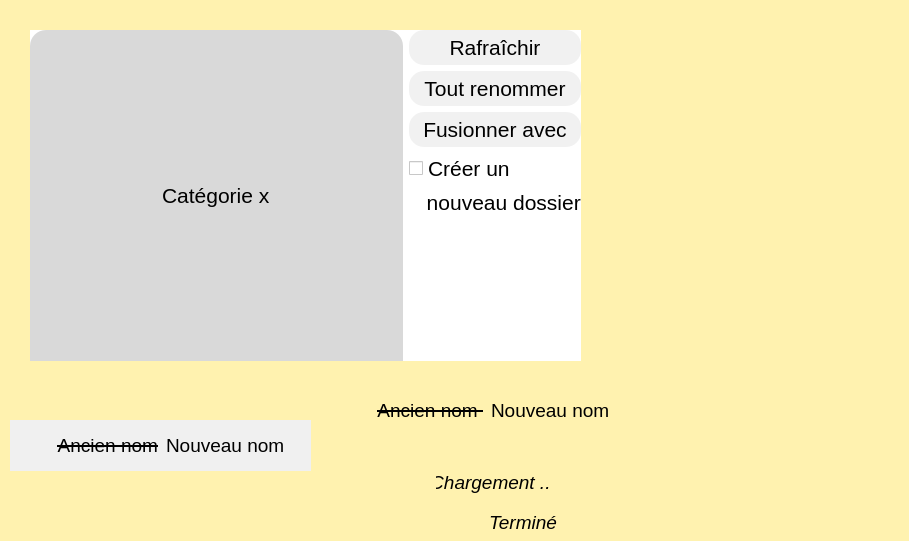
<?xml version="1.0" encoding="UTF-8"?>
<ui version="4.0">
 <class>home</class>
 <widget class="QWidget" name="home">
  <property name="geometry">
   <rect>
    <x>0</x>
    <y>0</y>
    <width>909</width>
    <height>541</height>
   </rect>
  </property>
  <property name="windowTitle">
   <string>Template</string>
  </property>
  <property name="windowIcon">
   <iconset>
    <normaloff>:/newPrefix/template_icon.png</normaloff>:/newPrefix/template_icon.png</iconset>
  </property>
  <layout class="QVBoxLayout" name="verticalLayout" stretch="0">
   <property name="spacing">
    <number>0</number>
   </property>
   <property name="leftMargin">
    <number>0</number>
   </property>
   <property name="topMargin">
    <number>0</number>
   </property>
   <property name="rightMargin">
    <number>0</number>
   </property>
   <property name="bottomMargin">
    <number>0</number>
   </property>
   <item>
    <widget class="QWidget" name="Awidget" native="true">
     <property name="styleSheet">
      <string notr="true">background-color: rgb(255, 0, 0);
background-color: rgb(255, 242, 175);</string>
     </property>
     <widget class="QWidget" name="categoryGroup" native="true">
      <property name="geometry">
       <rect>
        <x>30</x>
        <y>30</y>
        <width>551</width>
        <height>331</height>
       </rect>
      </property>
      <property name="sizePolicy">
       <sizepolicy hsizetype="Preferred" vsizetype="Preferred">
        <horstretch>0</horstretch>
        <verstretch>0</verstretch>
       </sizepolicy>
      </property>
      <property name="minimumSize">
       <size>
        <width>0</width>
        <height>0</height>
       </size>
      </property>
      <property name="styleSheet">
       <string notr="true">background-color: rgb(255, 255, 255);</string>
      </property>
      <layout class="QHBoxLayout" name="horizontalLayout_5" stretch="1,0">
       <item>
        <widget class="QWidget" name="categoryEntity" native="true">
         <property name="styleSheet">
          <string notr="true"/>
         </property>
         <layout class="QVBoxLayout" name="categoryLayout" stretch="0">
          <property name="spacing">
           <number>0</number>
          </property>
          <property name="sizeConstraint">
           <enum>QLayout::SetNoConstraint</enum>
          </property>
          <property name="leftMargin">
           <number>0</number>
          </property>
          <property name="topMargin">
           <number>0</number>
          </property>
          <property name="rightMargin">
           <number>0</number>
          </property>
          <property name="bottomMargin">
           <number>0</number>
          </property>
          <item>
           <widget class="QWidget" name="categoryContainer" native="true">
            <property name="styleSheet">
             <string notr="true"/>
            </property>
            <layout class="QVBoxLayout" name="verticalLayout_3">
             <property name="spacing">
              <number>0</number>
             </property>
             <property name="sizeConstraint">
              <enum>QLayout::SetMinAndMaxSize</enum>
             </property>
             <property name="leftMargin">
              <number>0</number>
             </property>
             <property name="topMargin">
              <number>0</number>
             </property>
             <property name="rightMargin">
              <number>0</number>
             </property>
             <property name="bottomMargin">
              <number>0</number>
             </property>
             <item>
              <widget class="QLineEdit" name="category">
               <property name="sizePolicy">
                <sizepolicy hsizetype="Minimum" vsizetype="Minimum">
                 <horstretch>12</horstretch>
                 <verstretch>32</verstretch>
                </sizepolicy>
               </property>
               <property name="minimumSize">
                <size>
                 <width>0</width>
                 <height>70</height>
                </size>
               </property>
               <property name="font">
                <font>
                 <pointsize>16</pointsize>
                </font>
               </property>
               <property name="styleSheet">
                <string notr="true">background-color: rgb(217, 217, 217);
border: none;
border-top-right-radius: 16%;
border-top-left-radius: 16%;</string>
               </property>
               <property name="text">
                <string>Catégorie x</string>
               </property>
               <property name="alignment">
                <set>Qt::AlignCenter</set>
               </property>
              </widget>
             </item>
            </layout>
           </widget>
          </item>
         </layout>
        </widget>
       </item>
       <item>
        <layout class="QVBoxLayout" name="categoryMenu" stretch="0,0,0,0,0">
         <item>
          <widget class="QPushButton" name="refresh">
           <property name="sizePolicy">
            <sizepolicy hsizetype="Minimum" vsizetype="Minimum">
             <horstretch>0</horstretch>
             <verstretch>0</verstretch>
            </sizepolicy>
           </property>
           <property name="font">
            <font>
             <pointsize>16</pointsize>
            </font>
           </property>
           <property name="styleSheet">
            <string notr="true">background-color: rgb(241, 241, 241);
border: none;
border-radius: 15%;padding: 5%;</string>
           </property>
           <property name="text">
            <string>Rafraîchir</string>
           </property>
          </widget>
         </item>
         <item>
          <widget class="QPushButton" name="renameAll">
           <property name="sizePolicy">
            <sizepolicy hsizetype="Minimum" vsizetype="Minimum">
             <horstretch>0</horstretch>
             <verstretch>0</verstretch>
            </sizepolicy>
           </property>
           <property name="font">
            <font>
             <pointsize>16</pointsize>
            </font>
           </property>
           <property name="styleSheet">
            <string notr="true">background-color: rgb(241, 241, 241);
border: none;
border-radius: 15%;padding: 5%;</string>
           </property>
           <property name="text">
            <string>Tout renommer</string>
           </property>
          </widget>
         </item>
         <item>
          <widget class="QPushButton" name="fuseWith">
           <property name="sizePolicy">
            <sizepolicy hsizetype="Minimum" vsizetype="Minimum">
             <horstretch>0</horstretch>
             <verstretch>0</verstretch>
            </sizepolicy>
           </property>
           <property name="font">
            <font>
             <pointsize>16</pointsize>
            </font>
           </property>
           <property name="styleSheet">
            <string notr="true">background-color: rgb(241, 241, 241);
border: none;
border-radius: 15%;padding: 5%;</string>
           </property>
           <property name="text">
            <string>Fusionner avec</string>
           </property>
          </widget>
         </item>
         <item>
          <layout class="QVBoxLayout" name="verticalLayout_4">
           <item>
            <widget class="QCheckBox" name="createNewFolder">
             <property name="font">
              <font>
               <pointsize>16</pointsize>
              </font>
             </property>
             <property name="text">
              <string>Créer un</string>
             </property>
            </widget>
           </item>
           <item>
            <widget class="QPushButton" name="createNewFolderFollow">
             <property name="font">
              <font>
               <pointsize>16</pointsize>
              </font>
             </property>
             <property name="styleSheet">
              <string notr="true">border: none;</string>
             </property>
             <property name="text">
              <string>   nouveau dossier</string>
             </property>
            </widget>
           </item>
          </layout>
         </item>
         <item>
          <spacer name="verticalSpacer">
           <property name="orientation">
            <enum>Qt::Vertical</enum>
           </property>
           <property name="sizeHint" stdset="0">
            <size>
             <width>20</width>
             <height>40</height>
            </size>
           </property>
          </spacer>
         </item>
        </layout>
       </item>
      </layout>
     </widget>
     <widget class="QWidget" name="oddContainer" native="true">
      <property name="geometry">
       <rect>
        <x>310</x>
        <y>380</y>
        <width>351</width>
        <height>61</height>
       </rect>
      </property>
      <property name="minimumSize">
       <size>
        <width>0</width>
        <height>50</height>
       </size>
      </property>
      <property name="styleSheet">
       <string notr="true">border: none;</string>
      </property>
      <layout class="QHBoxLayout" name="horizontalLayout_4" stretch="1,1">
       <item>
        <widget class="QLabel" name="oddOldName">
         <property name="sizePolicy">
          <sizepolicy hsizetype="Ignored" vsizetype="Preferred">
           <horstretch>0</horstretch>
           <verstretch>0</verstretch>
          </sizepolicy>
         </property>
         <property name="font">
          <font>
           <pointsize>14</pointsize>
           <strikeout>true</strikeout>
          </font>
         </property>
         <property name="styleSheet">
          <string notr="true">text-decoration: line-through;</string>
         </property>
         <property name="text">
          <string>&lt;html&gt;&lt;head/&gt;&lt;body&gt;&lt;p&gt;Ancien nom &lt;/p&gt;&lt;/body&gt;&lt;/html&gt;</string>
         </property>
         <property name="alignment">
          <set>Qt::AlignRight|Qt::AlignTrailing|Qt::AlignVCenter</set>
         </property>
         <property name="wordWrap">
          <bool>true</bool>
         </property>
        </widget>
       </item>
       <item>
        <widget class="QLineEdit" name="oddNewName">
         <property name="font">
          <font>
           <pointsize>14</pointsize>
          </font>
         </property>
         <property name="styleSheet">
          <string notr="true">border: none;
background: transparent;</string>
         </property>
         <property name="text">
          <string>Nouveau nom</string>
         </property>
        </widget>
       </item>
      </layout>
     </widget>
     <widget class="QWidget" name="evenContainer" native="true">
      <property name="geometry">
       <rect>
        <x>10</x>
        <y>420</y>
        <width>301</width>
        <height>51</height>
       </rect>
      </property>
      <property name="minimumSize">
       <size>
        <width>0</width>
        <height>50</height>
       </size>
      </property>
      <property name="styleSheet">
       <string notr="true">background-color: rgb(240, 240, 240);</string>
      </property>
      <layout class="QHBoxLayout" name="horizontalLayout_2" stretch="1,1">
       <item>
        <widget class="QLabel" name="evenOldName">
         <property name="sizePolicy">
          <sizepolicy hsizetype="Ignored" vsizetype="Preferred">
           <horstretch>0</horstretch>
           <verstretch>0</verstretch>
          </sizepolicy>
         </property>
         <property name="font">
          <font>
           <pointsize>14</pointsize>
           <strikeout>true</strikeout>
          </font>
         </property>
         <property name="styleSheet">
          <string notr="true">text-decoration: line-through;</string>
         </property>
         <property name="text">
          <string>&lt;html&gt;&lt;head/&gt;&lt;body&gt;&lt;p&gt;Ancien nom&lt;/p&gt;&lt;/body&gt;&lt;/html&gt;</string>
         </property>
         <property name="alignment">
          <set>Qt::AlignRight|Qt::AlignTrailing|Qt::AlignVCenter</set>
         </property>
         <property name="wordWrap">
          <bool>true</bool>
         </property>
        </widget>
       </item>
       <item>
        <widget class="QLineEdit" name="evenNewName">
         <property name="font">
          <font>
           <pointsize>14</pointsize>
          </font>
         </property>
         <property name="styleSheet">
          <string notr="true">border: none;
background: transparent;</string>
         </property>
         <property name="text">
          <string>Nouveau nom</string>
         </property>
        </widget>
       </item>
      </layout>
     </widget>
     <widget class="QWidget" name="loadSpinner" native="true">
      <property name="geometry">
       <rect>
        <x>400</x>
        <y>470</y>
        <width>150</width>
        <height>25</height>
       </rect>
      </property>
      <property name="minimumSize">
       <size>
        <width>0</width>
        <height>0</height>
       </size>
      </property>
      <property name="maximumSize">
       <size>
        <width>150</width>
        <height>25</height>
       </size>
      </property>
      <layout class="QHBoxLayout" name="horizontalLayout" stretch="1,3">
       <property name="leftMargin">
        <number>10</number>
       </property>
       <property name="topMargin">
        <number>0</number>
       </property>
       <property name="rightMargin">
        <number>0</number>
       </property>
       <property name="bottomMargin">
        <number>0</number>
       </property>
       <item>
        <widget class="QLabel" name="loader">
         <property name="maximumSize">
          <size>
           <width>20</width>
           <height>16777215</height>
          </size>
         </property>
         <property name="styleSheet">
          <string notr="true"/>
         </property>
         <property name="text">
          <string/>
         </property>
        </widget>
       </item>
       <item>
        <widget class="QLabel" name="operating">
         <property name="sizePolicy">
          <sizepolicy hsizetype="Ignored" vsizetype="Preferred">
           <horstretch>0</horstretch>
           <verstretch>0</verstretch>
          </sizepolicy>
         </property>
         <property name="font">
          <font>
           <pointsize>14</pointsize>
           <italic>true</italic>
           <underline>false</underline>
           <strikeout>false</strikeout>
          </font>
         </property>
         <property name="styleSheet">
          <string notr="true">text-decoration: none;font-style: italic;</string>
         </property>
         <property name="text">
          <string>Chargement ...</string>
         </property>
         <property name="alignment">
          <set>Qt::AlignCenter</set>
         </property>
         <property name="wordWrap">
          <bool>false</bool>
         </property>
        </widget>
       </item>
      </layout>
     </widget>
     <widget class="QWidget" name="completedMessage" native="true">
      <property name="geometry">
       <rect>
        <x>430</x>
        <y>510</y>
        <width>150</width>
        <height>25</height>
       </rect>
      </property>
      <property name="minimumSize">
       <size>
        <width>0</width>
        <height>0</height>
       </size>
      </property>
      <property name="maximumSize">
       <size>
        <width>150</width>
        <height>25</height>
       </size>
      </property>
      <layout class="QHBoxLayout" name="horizontalLayout_3" stretch="1,3">
       <property name="leftMargin">
        <number>10</number>
       </property>
       <property name="topMargin">
        <number>0</number>
       </property>
       <property name="rightMargin">
        <number>0</number>
       </property>
       <property name="bottomMargin">
        <number>0</number>
       </property>
       <item>
        <widget class="QLabel" name="ok">
         <property name="maximumSize">
          <size>
           <width>20</width>
           <height>20</height>
          </size>
         </property>
         <property name="styleSheet">
          <string notr="true">border-image: url(:/icon/images/ok.png);</string>
         </property>
         <property name="text">
          <string/>
         </property>
        </widget>
       </item>
       <item>
        <widget class="QLabel" name="completedLabel">
         <property name="sizePolicy">
          <sizepolicy hsizetype="Ignored" vsizetype="Preferred">
           <horstretch>0</horstretch>
           <verstretch>0</verstretch>
          </sizepolicy>
         </property>
         <property name="font">
          <font>
           <pointsize>14</pointsize>
           <italic>true</italic>
           <underline>false</underline>
           <strikeout>false</strikeout>
          </font>
         </property>
         <property name="styleSheet">
          <string notr="true">text-decoration: none;font-style: italic;</string>
         </property>
         <property name="text">
          <string>Terminé</string>
         </property>
         <property name="alignment">
          <set>Qt::AlignCenter</set>
         </property>
         <property name="wordWrap">
          <bool>false</bool>
         </property>
        </widget>
       </item>
      </layout>
     </widget>
    </widget>
   </item>
  </layout>
 </widget>
 <resources>
  <include location="icon.qrc"/>
  <include location="loader.qrc"/>
 </resources>
 <connections>
  <connection>
   <sender>createNewFolderFollow</sender>
   <signal>clicked()</signal>
   <receiver>createNewFolder</receiver>
   <slot>animateClick()</slot>
   <hints>
    <hint type="sourcelabel">
     <x>569</x>
     <y>223</y>
    </hint>
    <hint type="destinationlabel">
     <x>569</x>
     <y>192</y>
    </hint>
   </hints>
  </connection>
  <connection>
   <sender>category</sender>
   <signal>editingFinished()</signal>
   <receiver>refresh</receiver>
   <slot>animateClick()</slot>
   <hints>
    <hint type="sourcelabel">
     <x>316</x>
     <y>65</y>
    </hint>
    <hint type="destinationlabel">
     <x>426</x>
     <y>62</y>
    </hint>
   </hints>
  </connection>
 </connections>
</ui>
